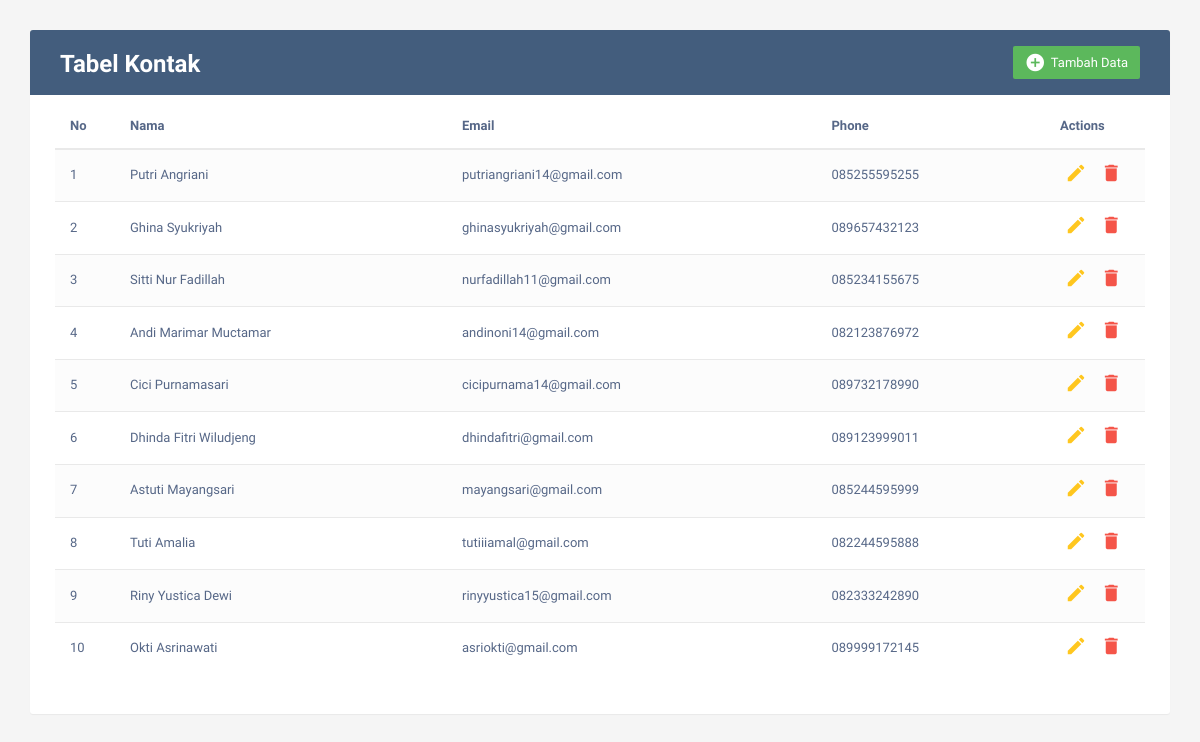
The page / on the database its author committed.
### tables this page shows
CREATE TABLE `kontak` (
  `no` int(3) NOT NULL,
  `nama` varchar(25) NOT NULL,
  `email` varchar(25) NOT NULL,
  `phone` varchar(15) NOT NULL
);

### application/controllers/Kontak.php (called while the page is built, shortened)
<?php if ( ! defined('BASEPATH')) exit('No direct script access allowed');
class Kontak extends CI_Controller {
  public function __construct(){
    $this->load->model('KontakModel');
  }
  public function index(){
    $data['kontak'] = $this->KontakModel->view();
    $this->load->view('kontak/index', $data);
  }
}

### index.php (called while the page is built, shortened)
<?php
require_once BASEPATH.'core/CodeIgniter.php';

### application/models/KontakModel.php (called while the page is built, shortened)
<?php if ( ! defined('BASEPATH')) exit('No direct script access allowed');
class KontakModel extends CI_Model {
  public function view(){
    return $this->db->get('kontak')->result();
  }
}

### application/views/kontak/index.php (the view, shortened to what this page needs)
<!DOCTYPE html>
<html lang="en">
<head>
<link rel="stylesheet" href="https://maxcdn.bootstrapcdn.com/font-awesome/4.7.0/css/font-awesome.min.css">
<link rel="stylesheet" href="https://maxcdn.bootstrapcdn.com/bootstrap/3.3.7/css/bootstrap.min.css">
</head>
<body>
    <div class="container">
        <div class="table-wrapper">
            <div class="table-title">
                <div class="row">
                    <div class="col-sm-6">
						<h2><b>Tabel Kontak</b></h2>
					</div>
					<div class="col-sm-6">
						<a href='<?php echo base_url("kontak/tambah"); ?>' class="btn btn-success"><i class="material-icons">&#xE147;</i> <span>Tambah Data</span></a>
					</div>
                </div>
            </div>
            <table class="table table-striped table-hover">
                <thead>
                    <tr>
                        <th>No</th>
                        <th>Nama</th>
						<th>Email</th>
                        <th>Phone</th>
                        <th>Actions</th>
                    </tr>
                </thead>
                <tbody>
                    	<?php
      						if( ! empty($kontak)){
        						foreach($kontak as $data){
          						echo "<tr>
          						<td>".$data->no."</td>
          						<td>".$data->nama."</td>
          						<td>".$data->email."</td>
          						<td>".$data->phone."</td>
          						<td><a href='".base_url("kontak/ubah/".$data->no)."' class='edit'><i class='material-icons' title='Edit'>&#xE254;</i></a>
          						<a href='".base_url("kontak/hapus/".$data->no)."' class='delete'><i class='material-icons' title='Delete'>&#xE872;</i></a></td>
          						</tr>";
        						}
      						}else{
        					echo "<tr><td align='center' colspan='5'>Data Tidak Ada</td></tr>";
      						}
      					?>
                </tbody>
            </table>
        </div>
    </div>
</body>
</html>

### application/views/kontak/index.php (style rules this page uses)
body { color: #566787; background: #f5f5f5; font-family: 'Varela Round', sans-serif; font-size: 13px; }
.table-wrapper { background: #fff; padding: 20px 25px; margin: 30px 0; border-radius: 3px; box-shadow: 0 1px 1px rgba(0,0,0,.05); }
.table-title { padding-bottom: 15px; background: #435d7d; color: #fff; padding: 16px 30px; margin: -20px -25px 10px; border-radius: 3px 3px 0 0; }
.table-title h2 { margin: 5px 0 0; font-size: 24px; }
.table-title .btn { color: #fff; float: right; font-size: 13px; border: none; min-width: 50px; border-radius: 2px; border: none; outline: none !important; margin-left: 10px; }
.table-title .btn i { float: left; font-size: 21px; margin-right: 5px; }
.table-title .btn span { float: left; margin-top: 2px; }
table.table tr th, table.table tr td { border-color: #e9e9e9; padding: 12px 15px; vertical-align: middle; }
table.table tr th:first-child { width: 60px; }
table.table tr th:last-child { width: 100px; }
table.table-striped tbody tr:nth-of-type(odd) { background-color: #fcfcfc; }
table.table td:last-child i { opacity: 0.9; font-size: 22px; margin: 0 5px; }
table.table td a { font-weight: bold; color: #566787; display: inline-block; text-decoration: none; outline: none !important; }
table.table td a.edit { color: #FFC107; }
table.table td a.delete { color: #F44336; }
table.table td i { font-size: 19px; }

### rows shown on the page
kontak: no "1", nama "Putri Angriani", email "putriangriani14@gmail.com", phone "085255595255"
kontak: no "2", nama "Ghina Syukriyah", email "ghinasyukriyah@gmail.com", phone "089657432123"
kontak: no "3", nama "Sitti Nur Fadillah", email "nurfadillah11@gmail.com", phone "085234155675"
kontak: no "4", nama "Andi Marimar Muctamar", email "andinoni14@gmail.com", phone "082123876972"
kontak: no "5", nama "Cici Purnamasari", email "cicipurnama14@gmail.com", phone "089732178990"
kontak: no "6", nama "Dhinda Fitri Wiludjeng", email "dhindafitri@gmail.com", phone "089123999011"
kontak: no "7", nama "Astuti Mayangsari", email "mayangsari@gmail.com", phone "085244595999"
kontak: no "8", nama "Tuti Amalia", email "tutiiiamal@gmail.com", phone "082244595888"
kontak: no "9", nama "Riny Yustica Dewi", email "rinyyustica15@gmail.com", phone "082333242890"
kontak: no "10", nama "Okti Asrinawati", email "asriokti@gmail.com", phone "089999172145"
